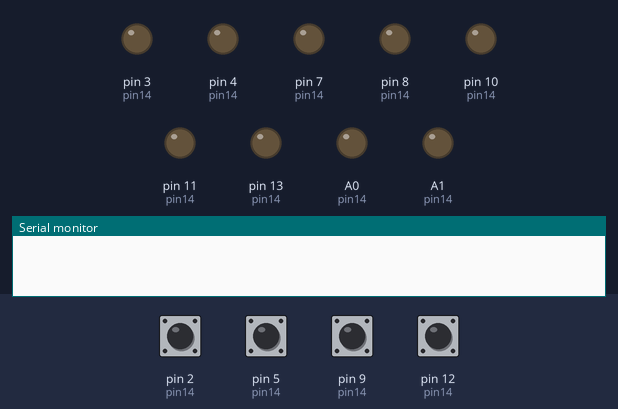
Recording of a program running on a simulated Arduino Uno, built with avr-gcc and run on an emulated ATmega328P. On the bench: output pins drawn as LEDs (lit = HIGH), the last lines printed to the serial monitor. The test bench sets the inputs (shaded band); at power-on: pin 2 (pin14), pin 5 (pin14), pin 9 (pin14), pin 12 (pin14) HIGH.

Above: at 0.1 s.
At 1.2 s:
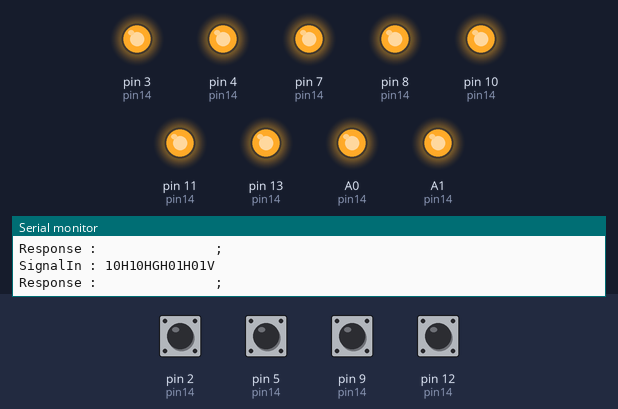
Timing chart, 0 to 2.7 s (numbered marks = the images above):
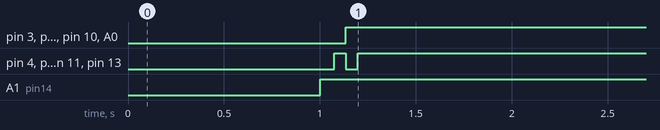

The program:

main.cpp
```cpp
#include <Arduino.h>

/* PINS
IC   IC    Pin
14   16    Arduino

8    9  =  5
9    10 =  4
10   11 =  3
11   12 =  2
12   13 =  13
13   14 =  A0
14   15 =  A1
     16 =  A2
     1  =  6
1    2  =  7
2    3  =  8
3    4  =  9
4    5  =  10
5    6  =  11
6    7  =  12
7    8  =  GND
*/
// Pin Definitions
int pin14[14] = {7, 8, 9, 10, 11, 12, A7, 5, 4, 3, 2, 13, A0, A1};        // contains the correct allocation for a 14 Pins IC
int pin16[16] = {6, 7, 8, 9, 10, 11, 12, A7, 5, 4, 3, 2, 13, A0, A1, A2}; // contains the correct allocation for a 16 Pins IC

int screenStatus = 0, lastStatus = 0;
int *pin, pinCount = 0;
bool finish = false;

typedef struct
{
  int pins;
  char *pattern[10];
} IC;

typedef struct
{
  uint8_t lang;
  const char *IC_name;
  IC IC_object;
} ICDictionay;

IC ci_7406 = {14, {"0H0H0HGH0H0H0V", "1L1L1LGL1L1L1V"}};
IC ci_7442 = {16, {"LHHHHHHGHHH0000V", "HLHHHHHGHHH0001V", "HHLHHHHGHHH0010V", "HHHLHHHGHHH0011V", "HHHHLHHGHHH0100V", "HHHHHLHGHHH0101V", "HHHHHHLGHHH0110V", "HHHHHHHGLHH0111V", "HHHHHHHGHLH1000V", "HHHHHHHGHHL1001V"}};
IC ci_4076 = {16, {"00HHHHCG0011110V", "00HLHLCG0001010V", "00LHLHCG0010100V"}};
IC ci_7432 = {14, {"00L00LGL00L00V", "01H01HGH10H10V", "10H10HGH01H01V", "11H11HGH11H11V"}};
IC ci_7404 = {14, {"0H0H0HGH0H0H0V", "1L1L1LGL1L1L1V"}};
IC ci_74139 = {16, {"000LHHHGHHHL000V", "001HHLHGHLHH100V","010HLHHGHHLH010V","011HHHLGLHHH110V"}};

const ICDictionay myDictionaryArr[]{
    {0, "7406", ci_7406},
    {1, "7442", ci_7442},
    {2, "4076", ci_4076},
    {3, "7432", ci_7432},
    {4, "7404", ci_7404},
    {4, "74139", ci_74139},
};

void setup()
{
  Serial.begin(9600);

  delay(1000); // power-up safety delay
}

boolean testCase(String test, int pins)
{
  boolean result = true;
  int clkPin = -1;

  Serial.println("SignalIn : " + test);
  Serial.print("Response : ");

  // Setting Vcc, GND and INPUTS
  for (int i = 0; i < pins; i++)
  {
    switch (test[i])
    {
    case 'V':
      pinMode(pin[i], OUTPUT);
      digitalWrite(pin[i], HIGH);
      break;
    case 'G':
      pinMode(pin[i], OUTPUT);
      digitalWrite(pin[i], LOW);
      break;
    case 'L':
      digitalWrite(pin[i], LOW);
      pinMode(pin[i], INPUT_PULLUP);
      break;
    case 'H':
      digitalWrite(pin[i], LOW);
      pinMode(pin[i], INPUT_PULLUP);
      break;
    }
  }

  delay(5);

  // Setting Input Signals
  for (int i = 0; i < pins; i++)
  {
    switch (test[i])
    {
    case 'X':
    case '0':
      pinMode(pin[i], OUTPUT);
      digitalWrite(pin[i], LOW);
      break;
    case '1':
      pinMode(pin[i], OUTPUT);
      digitalWrite(pin[i], HIGH);
      break;
    case 'C':
      clkPin = pin[i];
      pinMode(pin[i], OUTPUT);
      digitalWrite(pin[i], LOW);
      break;
    }
  }

  if (clkPin != -1)
  {
    // Clock Trigger
    pinMode(clkPin, INPUT_PULLUP);
    delay(10);
    pinMode(clkPin, OUTPUT);
    digitalWrite(clkPin, LOW);
  }

  delay(5);

  // Reading Outputs
  for (int i = 0; i < pins; i++)
  {
    switch (test[i])
    {
    case 'H':
      if (!digitalRead(pin[i]))
      {
        result = false;
        Serial.print('L');
      }
      else
        Serial.print(' ');
      break;
    case 'L':
      if (digitalRead(pin[i]))
      {
        result = false;
        Serial.print('H');
      }
      else
        Serial.print(' ');
      break;
    default:
      Serial.print(' ');
    }
  }
  Serial.println(";");
  // Serial.println("\nCase Result : "+String(result));
  return result;
}

void test(String name, int numPins, char *pattern[])
{
  String newCase;
  int pins = -1;
  boolean result = true;

  Serial.print(name);
  Serial.print(" - ");
  Serial.println(numPins);

  pins = numPins;
  pin = new int[pins];

  if (pins == 16)
    pin = pin16;
  else if (pins == 14)
    pin = pin14;

  int i;

  for (i = 0; i < 10; i++)
  {
    if (pattern[i] != NULL)
    {
      if (testCase(pattern[i], pins) == false)
      {
        result = false;
      }
      delay(50);
    }
  }
  delete (pin);

  if (result == true)
  {
    Serial.println("IC is GOOD");
  }
  else
  {
    Serial.println("IC is BAD");
  }
}

IC searchCI(String ic_find)
{
  IC ic_found;
  bool found = false;
  for (uint8_t i = 0; i < sizeof(myDictionaryArr) / sizeof(ICDictionay); ++i)
  {
    if (ic_find == myDictionaryArr[i].IC_name)
    {
      ic_found = myDictionaryArr[i].IC_object;
      found = true;
      break;
    }
  }
  if (found)
  {
    Serial.println("Chip encontrado");
  }
  else
  {
    Serial.println("Chip NO encontrado");
  }
  return ic_found;
}

void loop()
{
  String ic_to_find = "7432";

  if (finish == 0)
  {
    IC ci_found = searchCI(ic_to_find);
    test(ic_to_find, ci_found.pins, ci_found.pattern);
    finish = true;
  }

  delay(10000);
}
```

Measured:
- by itself, pin 3 (pin14), pin 7 (pin14), pin 10 (pin14), A0 (pin14): LOW → HIGH at 1.1 s
- by itself, pin 4 (pin14), pin 8 (pin14), pin 11 (pin14), pin 13 (pin14): LOW → HIGH at 1.1 s, → LOW 0.06 s later, → HIGH 0.06 s later
- by itself, A1 (pin14): LOW → HIGH at 1.0 s
